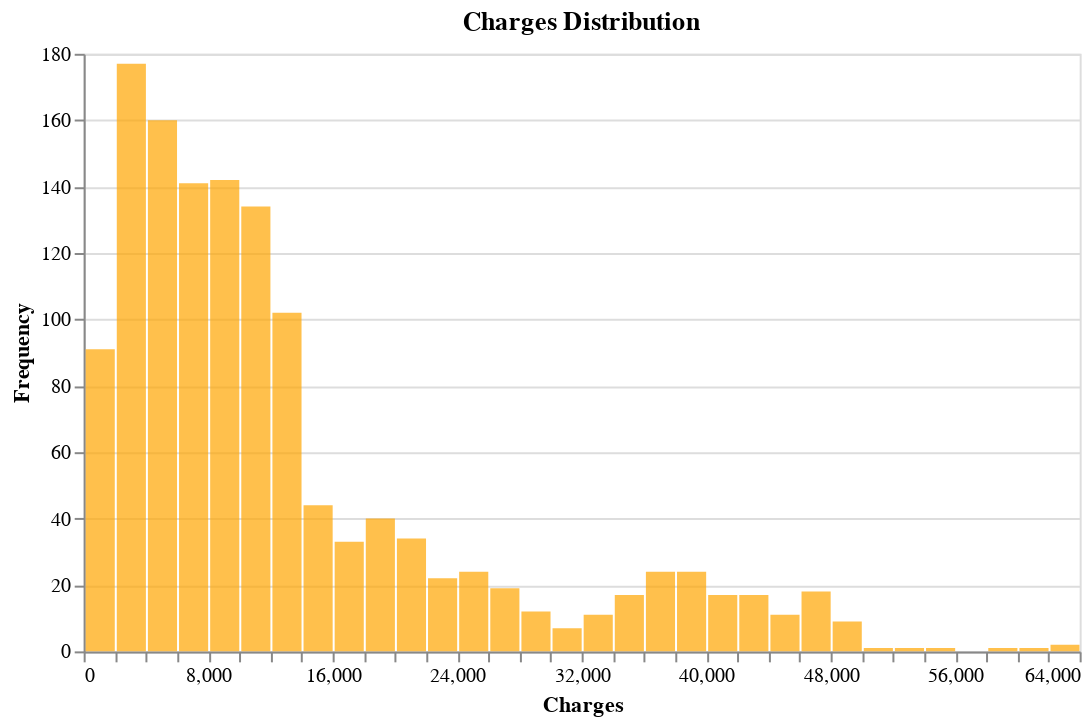

This figure's notebook cell:
### Markdown cell above
The charge is the target variable and let's take a look at it's distribution.

### Code cell
# Creating histogram for charges
alt.Chart(df, width = 500, height = 300).mark_bar(opacity = 0.7, fill = 'orange').encode(
    x = alt.X('charges:Q', bin=alt.Bin(maxbins=50), title = 'Charges'),
    y = alt.Y('count()', title = 'Frequency')
).properties(title = 'Charges Distribution').interactive()

### Figure 1 — Vega-Lite specification as saved in the notebook (floating-point values rounded to 4 significant figures; data arrays with more than 128 entries replaced by an {"elided": "..."} marker saying what was removed)
{"config": {"view": {"continuousWidth": 300, "continuousHeight": 300}}, "data": {"name": "data-7fefb09d058e2c91938f8d9ea784c5c0"}, "mark": {"type": "bar", "fill": "orange", "opacity": 0.7}, "encoding": {"x": {"bin": {"maxbins": 50}, "field": "charges", "title": "Charges", "type": "quantitative"}, "y": {"aggregate": "count", "title": "Frequency", "type": "quantitative"}}, "height": 300, "params": [{"name": "param_1", "select": {"type": "interval", "encodings": ["x", "y"]}, "bind": "scales"}], "title": "Charges Distribution", "width": 500, "$schema": "https://vega.github.io/schema/vega-lite/v5.16.3.json", "datasets": {"data-7fefb09d058e2c91938f8d9ea784c5c0": {"elided": "1337 records"}}}
